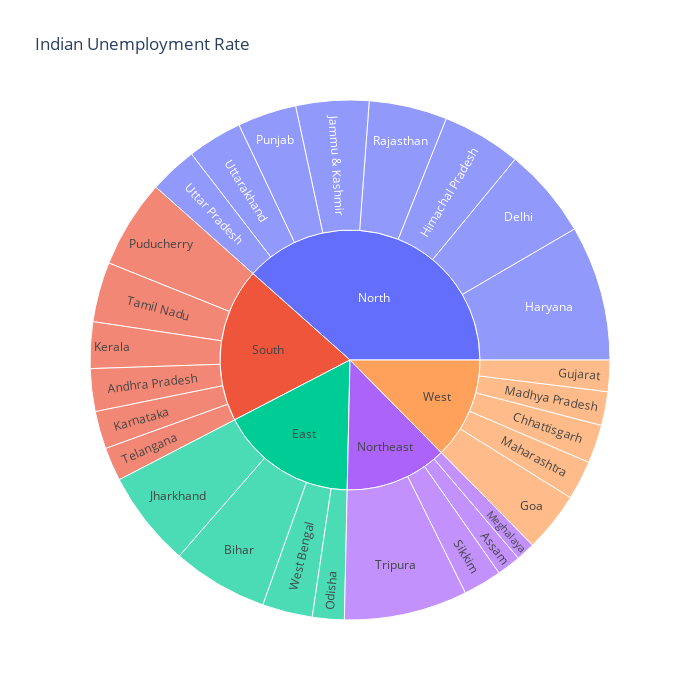

Source (notebook cell):
### Code cell
un=data[["Region",'Estimated Unemployed Rate','States']]
fig=px.sunburst(un,path=["Region","States"],
               values='Estimated Unemployed Rate',
                width=700,height=700,
                title='Indian Unemployment Rate')
fig.show()

### Figure 1 — Plotly figure (JSON) as saved in the notebook; plotly's stock layout.template omitted (floating-point values rounded to 4 significant figures)
{"data": [{"branchvalues": "total", "domain": {"x": [0, 1], "y": [0, 1]}, "hovertemplate": "labels=%{label}<br>Estimated Unemployed Rate=%{value}<br>parent=%{parent}<br>id=%{id}<extra></extra>", "ids": ["South/Andhra Pradesh", "Northeast/Assam", "East/Bihar", "West/Chhattisgarh", "North/Delhi", "West/Goa", "West/Gujarat", "North/Haryana", "North/Himachal Pradesh", "North/Jammu & Kashmir", "East/Jharkhand", "South/Karnataka", "South/Kerala", "West/Madhya Pradesh", "West/Maharashtra", "Northeast/Meghalaya", "East/Odisha", "South/Puducherry", "North/Punjab", "North/Rajasthan", "Northeast/Sikkim", "South/Tamil Nadu", "South/Telangana", "Northeast/Tripura", "North/Uttar Pradesh", "North/Uttarakhand", "East/West Bengal", "East", "North", "Northeast", "South", "West"], "labels": ["Andhra Pradesh", "Assam", "Bihar", "Chhattisgarh", "Delhi", "Goa", "Gujarat", "Haryana", "Himachal Pradesh", "Jammu & Kashmir", "Jharkhand", "Karnataka", "Kerala", "Madhya Pradesh", "Maharashtra", "Meghalaya", "Odisha", "Puducherry", "Punjab", "Rajasthan", "Sikkim", "Tamil Nadu", "Telangana", "Tripura", "Uttar Pradesh", "Uttarakhand", "West Bengal", "East", "North", "Northeast", "South", "West"], "name": "", "parents": ["South", "Northeast", "East", "West", "North", "West", "West", "North", "North", "North", "East", "South", "South", "West", "West", "Northeast", "East", "South", "North", "North", "Northeast", "South", "South", "Northeast", "North", "North", "East", "", "", "", "", ""], "type": "sunburst", "values": [86.64, 48.56, 194.7, 78.19, 184.1, 121.7, 63.76, 274.8, 160.7, 148.3, 195.4, 76.68, 94.34, 68.54, 79.79, 38.66, 64.62, 179.4, 119.8, 158.7, 78.34, 121.9, 68.33, 250.6, 97.37, 111.6, 101.9, 556.6, 1255.0, 416.1, 627.3, 411.9]}], "layout": {"height": 700, "legend": {"tracegroupgap": 0}, "title": {"text": "Indian Unemployment Rate"}, "width": 700}}
